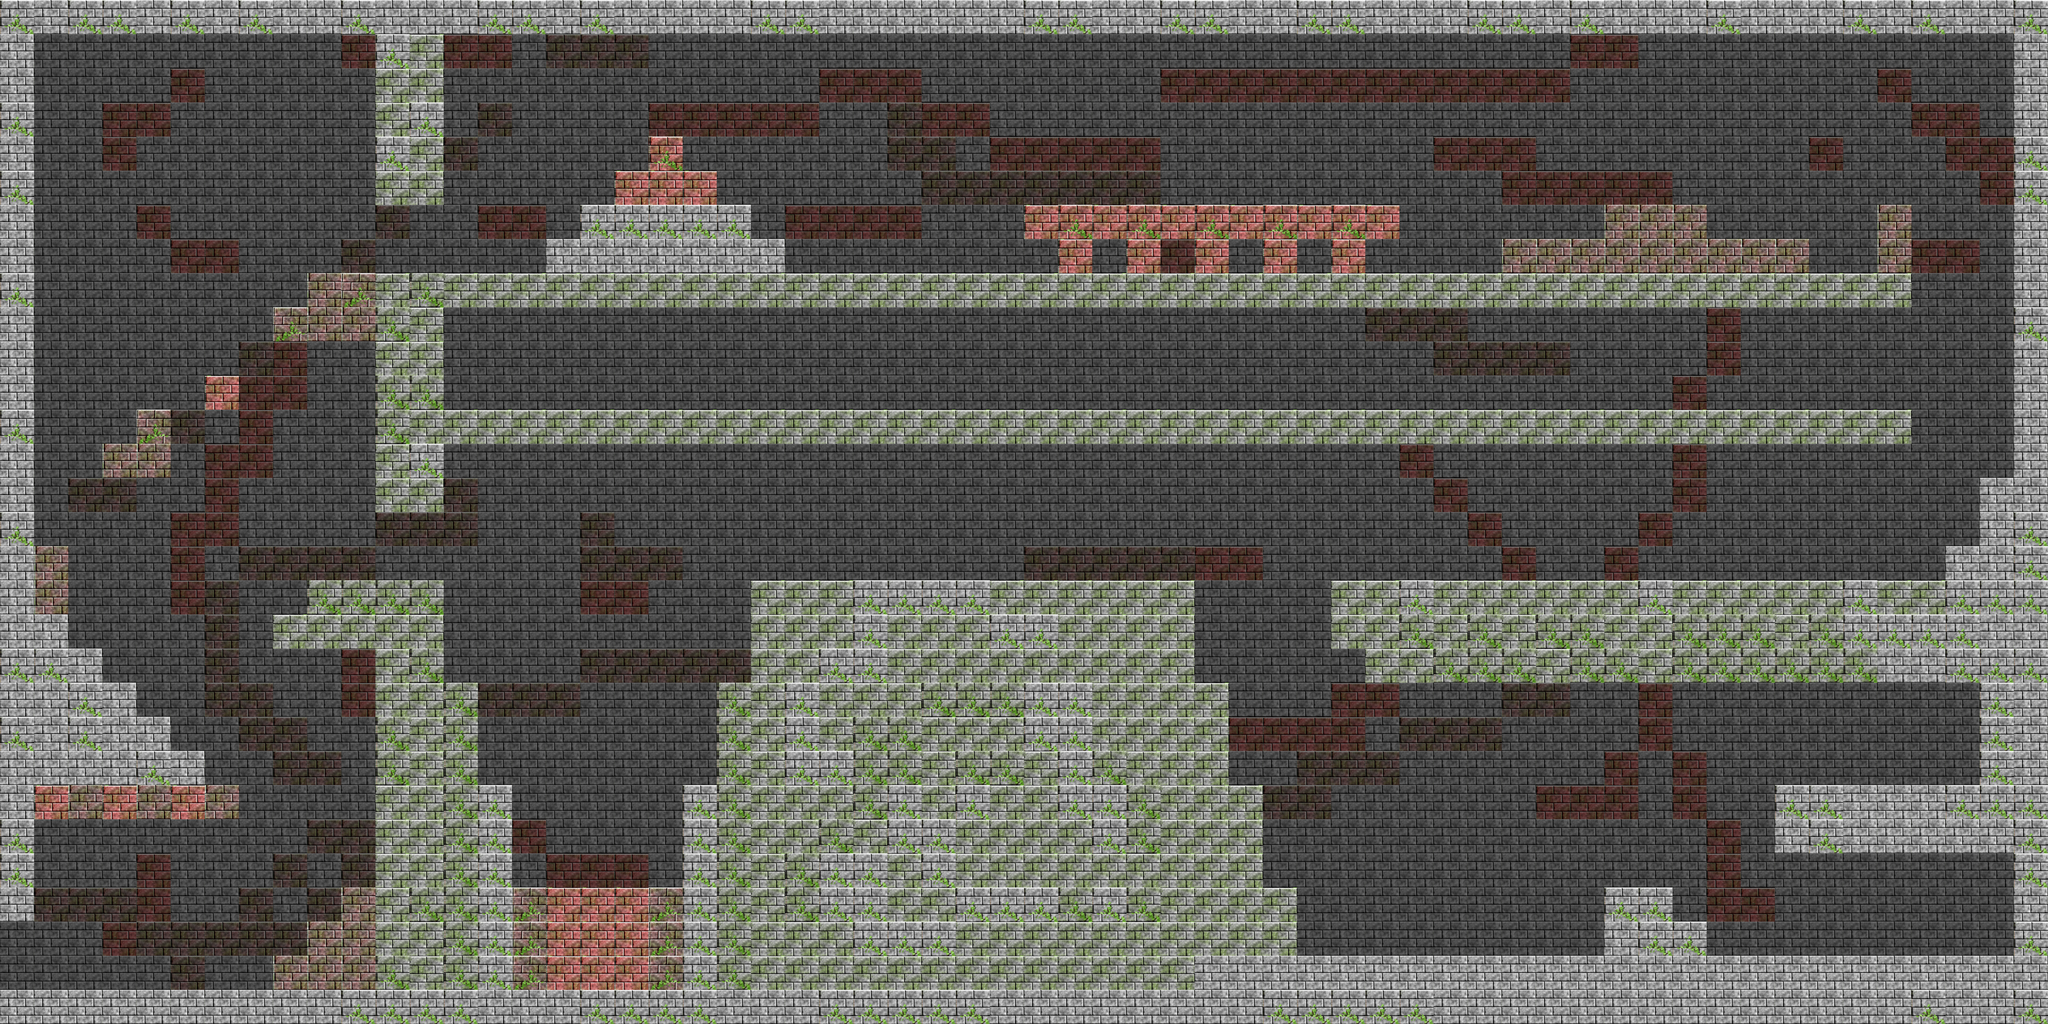

Below is a game level as drawn by its tile map, then a one-line description and the .tmx that defines it (tile-layer data replaced by summaries):
An orthogonal 60x30 tile map with 128x128 px tiles, 2 tile layers (background, walls), 2 tilesets and 95 objects (78x coin, 16x orc, player_spawn).

<map version="1.0" orientation="orthogonal" renderorder="right-down" width="60" height="30" tilewidth="128" tileheight="128" nextobjectid="97">
 <tileset firstgid="1" source="background.tsx" />
 <tileset firstgid="17" source="walls.tsx" />
 <layer name="background" width="60" height="30">
  <data>[1800 cells, 1800 non-empty, 3 distinct tile ids]</data>
 </layer>
 <layer name="walls" width="60" height="30">
  <properties>
   <property name="IsWallsLayer" type="bool" value="true" />
  </properties>
  <data>[1800 cells, 722 non-empty, 8 distinct tile ids]</data>
 </layer>
 <objectgroup name="objects">
  <properties>
   <property name="IsObjectsLayer" type="bool" value="true" />
  </properties>
  <object id="1" name="player_spawn" type="player_spawn" x="290.909" y="3292.42" width="84.8485" height="69.697" />
  <object id="2" name="coin" type="coin" x="839.788" y="3423.64" width="78" height="80">
   <ellipse />
  </object>
  <object id="3" name="coin" type="coin" x="1279.18" y="2935.76" width="78" height="80">
   <ellipse />
  </object>
  <object id="4" name="coin" type="coin" x="691.303" y="2499.39" width="78" height="80">
   <ellipse />
  </object>
  <object id="5" name="coin" type="coin" x="1282.21" y="2038.79" width="78" height="80">
   <ellipse />
  </object>
  <object id="6" name="coin" type="coin" x="1479.18" y="1987.27" width="78" height="80">
   <ellipse />
  </object>
  <object id="7" name="coin" type="coin" x="482.212" y="1229.7" width="78" height="80">
   <ellipse />
  </object>
  <object id="8" name="coin" type="coin" x="197.364" y="1856.97" width="78" height="80">
   <ellipse />
  </object>
  <object id="9" name="coin" type="coin" x="1200.39" y="872.121" width="78" height="80">
   <ellipse />
  </object>
  <object id="10" name="coin" type="coin" x="1370.09" y="878.182" width="78" height="80">
   <ellipse />
  </object>
  <object id="11" name="coin" type="coin" x="2348.88" y="366.061" width="78" height="80">
   <ellipse />
  </object>
  <object id="12" name="coin" type="coin" x="2485.24" y="356.97" width="78" height="80">
   <ellipse />
  </object>
  <object id="13" name="coin" type="coin" x="2621.61" y="390.303" width="78" height="80">
   <ellipse />
  </object>
  <object id="14" name="coin" type="coin" x="3985.24" y="629.697" width="78" height="80">
   <ellipse />
  </object>
  <object id="15" name="coin" type="coin" x="4264.03" y="663.03" width="78" height="80">
   <ellipse />
  </object>
  <object id="16" name="coin" type="coin" x="4533.73" y="635.758" width="78" height="80">
   <ellipse />
  </object>
  <object id="17" name="coin" type="coin" x="4764.03" y="647.879" width="78" height="80">
   <ellipse />
  </object>
  <object id="18" name="coin" type="coin" x="5042.82" y="614.545" width="78" height="80">
   <ellipse />
  </object>
  <object id="19" name="coin" type="coin" x="6076.15" y="584.242" width="78" height="80">
   <ellipse />
  </object>
  <object id="20" name="coin" type="coin" x="6236.76" y="578.182" width="78" height="80">
   <ellipse />
  </object>
  <object id="21" name="coin" type="coin" x="6415.55" y="566.061" width="78" height="80">
   <ellipse />
  </object>
  <object id="22" name="coin" type="coin" x="6430.7" y="1341.82" width="78" height="80">
   <ellipse />
  </object>
  <object id="23" name="coin" type="coin" x="5915.55" y="1332.73" width="78" height="80">
   <ellipse />
  </object>
  <object id="24" name="coin" type="coin" x="5512.52" y="1317.58" width="78" height="80">
   <ellipse />
  </object>
  <object id="25" name="coin" type="coin" x="5112.52" y="1287.27" width="78" height="80">
   <ellipse />
  </object>
  <object id="26" name="coin" type="coin" x="4694.33" y="1305.45" width="78" height="80">
   <ellipse />
  </object>
  <object id="27" name="coin" type="coin" x="4203.42" y="1332.73" width="78" height="80">
   <ellipse />
  </object>
  <object id="28" name="coin" type="coin" x="3676.15" y="1323.64" width="78" height="80">
   <ellipse />
  </object>
  <object id="29" name="coin" type="coin" x="3173.12" y="1329.7" width="78" height="80">
   <ellipse />
  </object>
  <object id="30" name="coin" type="coin" x="1706.45" y="1196.36" width="78" height="80">
   <ellipse />
  </object>
  <object id="31" name="coin" type="coin" x="1897.36" y="1202.42" width="78" height="80">
   <ellipse />
  </object>
  <object id="32" name="coin" type="coin" x="2106.45" y="1232.73" width="78" height="80">
   <ellipse />
  </object>
  <object id="33" name="coin" type="coin" x="1706.45" y="1338.79" width="78" height="80">
   <ellipse />
  </object>
  <object id="34" name="coin" type="coin" x="1897.36" y="1350.91" width="78" height="80">
   <ellipse />
  </object>
  <object id="35" name="coin" type="coin" x="2085.24" y="1384.24" width="78" height="80">
   <ellipse />
  </object>
  <object id="36" name="coin" type="coin" x="2270.09" y="1356.97" width="78" height="80">
   <ellipse />
  </object>
  <object id="37" name="coin" type="coin" x="2448.88" y="1402.42" width="78" height="80">
   <ellipse />
  </object>
  <object id="38" name="coin" type="coin" x="2682.21" y="1441.82" width="78" height="80">
   <ellipse />
  </object>
  <object id="39" name="coin" type="coin" x="2333.73" y="1217.58" width="78" height="80">
   <ellipse />
  </object>
  <object id="40" name="coin" type="coin" x="2442.82" y="1214.55" width="78" height="80">
   <ellipse />
  </object>
  <object id="41" name="coin" type="coin" x="2697.36" y="1253.94" width="78" height="80">
   <ellipse />
  </object>
  <object id="42" name="coin" type="coin" x="1951.91" y="3193.33" width="78" height="80">
   <ellipse />
  </object>
  <object id="43" name="coin" type="coin" x="2173.12" y="3199.39" width="78" height="80">
   <ellipse />
  </object>
  <object id="44" name="coin" type="coin" x="2406.45" y="3205.45" width="78" height="80">
   <ellipse />
  </object>
  <object id="45" name="coin" type="coin" x="1988.27" y="2978.18" width="78" height="80">
   <ellipse />
  </object>
  <object id="46" name="coin" type="coin" x="2170.09" y="3011.52" width="78" height="80">
   <ellipse />
  </object>
  <object id="47" name="coin" type="coin" x="2336.76" y="3038.79" width="78" height="80">
   <ellipse />
  </object>
  <object id="48" name="coin" type="coin" x="7445.85" y="3447.88" width="78" height="80">
   <ellipse />
  </object>
  <object id="49" name="coin" type="coin" x="7421.61" y="3269.09" width="78" height="80">
   <ellipse />
  </object>
  <object id="50" name="coin" type="coin" x="7212.52" y="3256.97" width="78" height="80">
   <ellipse />
  </object>
  <object id="51" name="coin" type="coin" x="7230.7" y="3408.48" width="78" height="80">
   <ellipse />
  </object>
  <object id="52" name="coin" type="coin" x="7024.64" y="3450.91" width="78" height="80">
   <ellipse />
  </object>
  <object id="53" name="coin" type="coin" x="7027.67" y="3266.06" width="78" height="80">
   <ellipse />
  </object>
  <object id="54" name="coin" type="coin" x="6827.67" y="3232.73" width="78" height="80">
   <ellipse />
  </object>
  <object id="55" name="coin" type="coin" x="6848.88" y="3432.73" width="78" height="80">
   <ellipse />
  </object>
  <object id="56" name="coin" type="coin" x="6679.18" y="3456.97" width="78" height="80">
   <ellipse />
  </object>
  <object id="57" name="coin" type="coin" x="6642.82" y="3308.48" width="78" height="80">
   <ellipse />
  </object>
  <object id="58" name="coin" type="coin" x="6685.24" y="2805.45" width="78" height="80">
   <ellipse />
  </object>
  </objectgroup>
</map>
<!-- 37 of 95 objects omitted -->